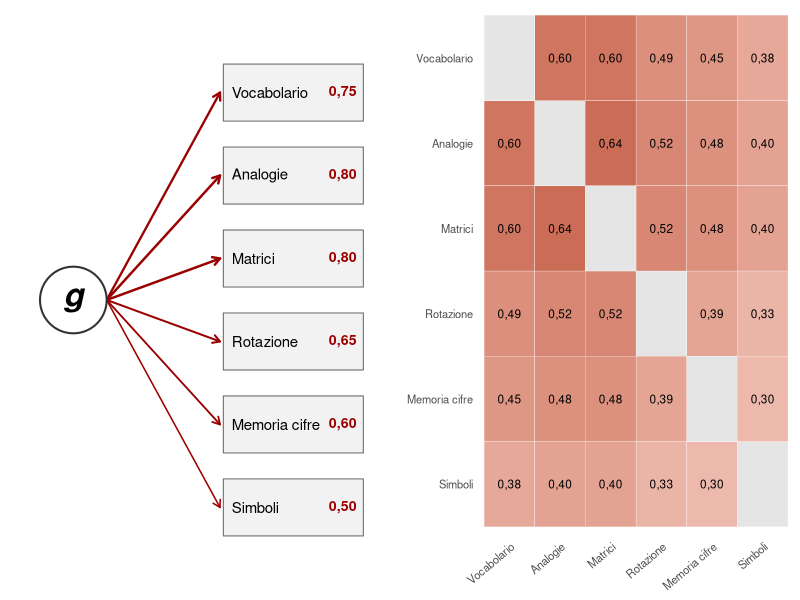

Recreate this plot in R.
## ---- chunk 1
#| label: setup
library(ggplot2)
rosso = "#9A0000"
virgola = function(x, d = 2) formatC(x, format = "f", digits = d, decimal.mark = ",")
## ---- chunk 2
#| label: fig-manifold
#| fig-cap: "Un modello a un fattore. A sinistra, il fattore g e i pesi fattoriali di sei prove ipotetiche, indicati accanto a ciascuna prova. A destra, le correlazioni fra le prove implicate dal modello, pari al prodotto dei rispettivi pesi: tutte positive, più alte fra le prove più legate a g. I valori sono illustrativi."
#| fig-alt: "A sinistra un cerchio con la lettera g collegato da frecce a sei rettangoli che rappresentano prove cognitive, con pesi da 0,50 a 0,80. A destra una matrice di correlazioni con tutte le celle positive, comprese fra 0,25 e 0,64."
#| fig-width: 9
#| fig-height: 4.2
prove = c("Vocabolario", "Analogie", "Matrici", "Rotazione", "Memoria cifre", "Simboli")
lam = c(.75, .80, .80, .65, .60, .50)
R = lam %o% lam; diag(R) = 1
par(mfrow = c(1, 2), mar = c(1, 1, 1, 1))
plot(0, 0, type = "n", xlim = c(0, 10), ylim = c(0, 10), axes = FALSE, xlab = "", ylab = "")
y = seq(9, 1, length.out = 6)
for (i in 1:6) {
  arrows(2.2, 5, 5.6, y[i], length = .08, lwd = 1.5 + 3 * (lam[i] - .5), col = rosso)
  rect(5.7, y[i] - .55, 9.9, y[i] + .55, col = "grey95", border = "grey40")
  text(5.95, y[i], prove[i], cex = .9, adj = 0)
  text(9.7, y[i], virgola(lam[i]), cex = .85, adj = 1, col = rosso, font = 2)
}
symbols(1.2, 5, circles = 1, inches = FALSE, add = TRUE, bg = "white", fg = "grey20", lwd = 2)
text(1.2, 5, "g", font = 4, cex = 2)
d = expand.grid(a = factor(prove, levels = prove), b = factor(prove, levels = rev(prove)))
d$r = R[cbind(as.integer(d$a), 7 - as.integer(d$b))]
d$lab = ifelse(d$r == 1, "", virgola(d$r))
d$r[d$r == 1] = NA
vp = grid::viewport(x = .75, y = .5, width = .5, height = 1)
print(ggplot(d, aes(a, b, fill = r)) +
  geom_tile(colour = "white") +
  geom_text(aes(label = lab), size = 3) +
  scale_fill_gradient(low = "white", high = rosso, limits = c(0, 1), na.value = "grey90", guide = "none") +
  labs(x = NULL, y = NULL) +
  theme_minimal(base_size = 10) +
  theme(axis.text.x = element_text(angle = 40, hjust = 1), panel.grid = element_blank()), vp = vp)
